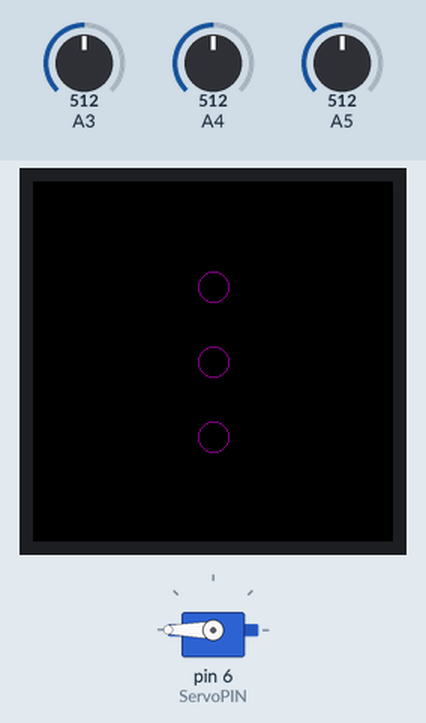
Simulated run of this sketch. Board: Arduino Uno, built with avr-gcc and run on an emulated ATmega328P. Shown: servo, 240×240 colour display. The test bench sets the inputs (shaded band); at power-on: A5 = 512, A4 = 512, A3 = 512. What the sketch prints to the serial monitor is not drawn.

Above: at 0.8 s.
1.4 s: A5 set to 585
At 2.3 s:
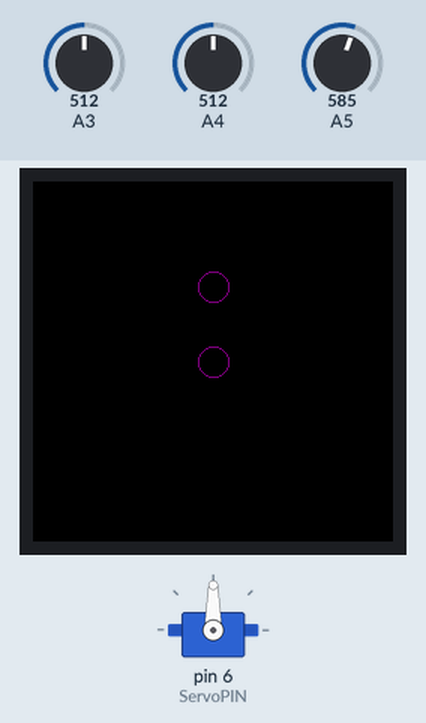
3.9 s: A4 set to 564
5.4 s: A4 set to 593
At 6.2 s:
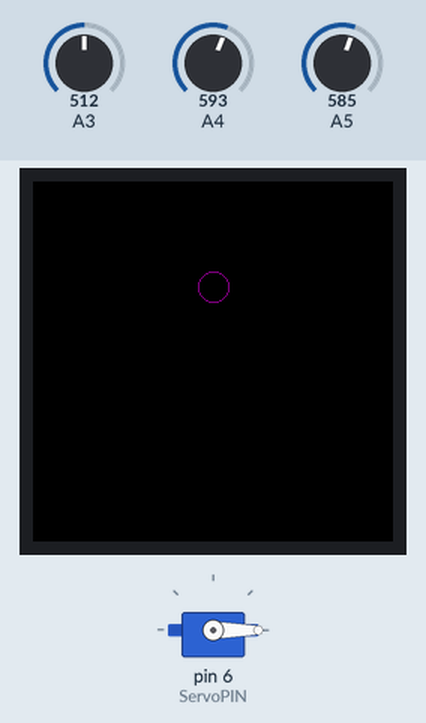
8.3 s: A3 set to 561
9.8 s: A3 set to 589
11.7 s: A5 set to 559
At 12.3 s:
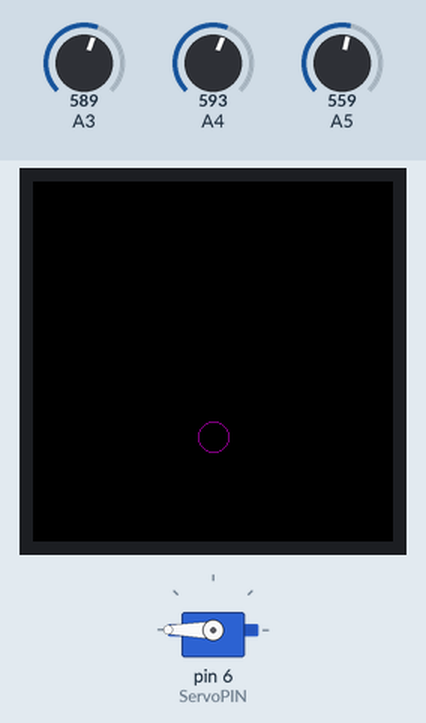
Timing chart, 0 to 14.4 s (numbered marks = the images above; inputs shaded):
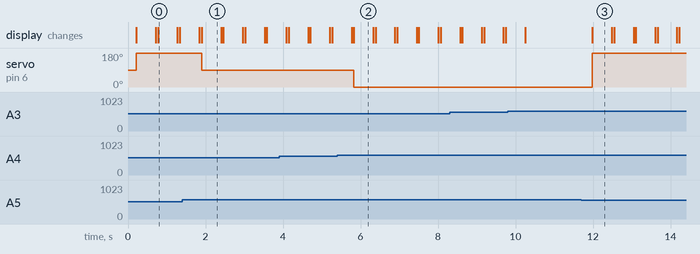

The sketch:

TurretWithTFTDisplay.ino
```cpp
#include "SPI.h"
#include "Adafruit_GFX.h"
#include "Adafruit_GC9A01A.h"
#include <Servo.h>

#define TFT_DC  9
#define TFT_CS 10
#define TFT_RS 8
#define ServoPIN 6

Adafruit_GC9A01A tft(TFT_CS, TFT_DC, TFT_RS);
Servo servo;

int display_width;
int display_height;

void setup() {
  Serial.begin(9600);
  Serial.println("GC9A01A Test!");
  servo.attach(ServoPIN);
  servo.write(90);

  SPI.beginTransaction(SPISettings(1000000, MSBFIRST, SPI_MODE0));
  tft.begin();

  display_width  = tft.width();
  display_height = tft.height();

  Serial.print("W: "); Serial.println(display_width);
  Serial.print("H: "); Serial.println(display_height);
  Serial.println(F("Done!"));

  tft.setRotation(0);
  //tft.setTextSize(2);

}

void loop(void) {
  tft.fillScreen(GC9A01A_BLACK);
  tft.setTextSize(5);
  tft.setTextColor(GC9A01A_PURPLE);

  int sens1 = analogRead(A3);
  int sens2 = analogRead(A4);
  int sens3 = analogRead(A5);
  Serial.print("Sens A3 - >");
  Serial.println(sens1);
  Serial.print("Sens A4 - >");
  Serial.println(sens2);
  Serial.print("Sens A5 - >");
  Serial.println(sens3);

  if (sens1 < 575){
    servo.write(0);
    tft.drawCircle(display_width / 2, (display_width / 2 - 50),  10, GC9A01A_PURPLE);
  }
  if (sens2 < 575){
    servo.write(90);
    tft.drawCircle(display_width / 2, display_width / 2,  10, GC9A01A_PURPLE);
  }
  if (sens3 < 575){
    servo.write(180);
    tft.drawCircle(display_width / 2, (display_width / 2 + 50),  10, GC9A01A_PURPLE);
  }

  delay(500);
}
```

Measured:
- the behaviour switches between 574 and 575 on A4 (found by bisection; images 1 and 2)
- the behaviour switches between 575 and 574 on A5 (found by bisection; images 2 and 3)
- after the input at 1.4 s, servo on pin 6 (ServoPIN): 180° → 90° after 0.50 s; the display: first differs from a run without the input after 0.50 s (image 1)
- after the input at 5.4 s, servo on pin 6 (ServoPIN): 90° → 0° after 0.43 s; the display: first differs from a run without the input after 0.43 s (image 2)
- after the input at 11.7 s, servo on pin 6 (ServoPIN): 0° → 180° after 0.28 s; the display: changes after 0.29 s (image 3)
- what the display in image 0 shows lasts 0.5 s, from 0.8 s to 1.3 s
